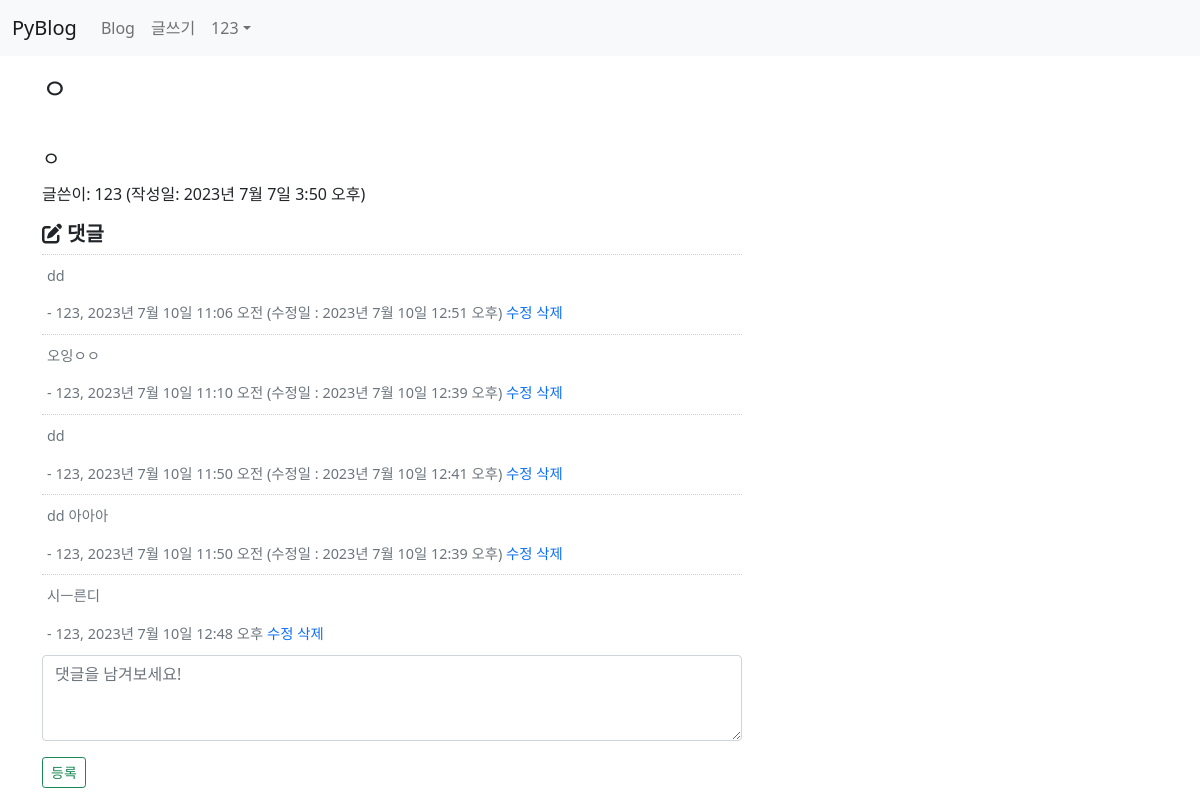
The page /blog/21/ (signed in) on the database its author committed.
### blog/models.py (models this page shows, shortened)
class Post(models.Model):
    author = models.ForeignKey(User, on_delete=models.CASCADE)
    title = models.CharField(max_length=100)  #제목
    content = models.TextField()              #내용
    pub_date = models.DateTimeField()         #발행일
    modify_date = models.DateTimeField(null=True, blank=True) #입력 폼이 비어도 됨
    photo = models.ImageField(upload_to='blog/images/%Y/%m/%d/',
                    null=True, blank=True)  #null 허용, 파일을 첨부하지 않을수 있음
    file = models.FileField(upload_to='blog/files/%Y/%m/%d/',
                    null=True, blank=True)
    category = models.ForeignKey(Category, null=True, blank=True,
                    on_delete=models.SET_NULL)

class Comment(models.Model):
    author = models.ForeignKey(User, on_delete=models.CASCADE)
    content = models.TextField()
    pub_date = models.DateTimeField()
    modify_date = models.DateTimeField(null=True, blank=True)
    post = models.ForeignKey(Post, null=True, blank=True,
                     on_delete=models.CASCADE)

### blog/views.py (the view)
# urls.py: path('<int:post_id>/', views.detail, name='detail'), #상세 페이지
def detail(request, post_id):
    post = Post.objects.get(id=post_id)
    categories = Category.objects.all()  # 카테고리 전체 검색
    context = {'post': post, 'categories': categories}
    return render(request, 'blog/detail.html', context)

### templates/blog/detail.html (shortened to what this page needs)
{% extends 'base.html' %}
{% block content %}
<div class="container my-3">
    <section id="detail">
        <h3>{{ post.title }}</h3>
        <h5 style="white-space: pre-line; line-height: 1.5">
            {{ post.content }}
        </h5>
        <p>글쓴이: {{ post.author }} (작성일: {{ post.pub_date }})</p>
        <div class="mt-3">
            <h5><i class="fa-solid fa-pen-to-square"> 댓글</i></h5>
            {% for comment in post.comment_set.all %}
            <div class="comment text-muted">
                <span>{{ comment.content|linebreaks }}</span>
                <span> - {{ comment.author }}, {{ comment.pub_date }}
                    {% if comment.modify_date %}
                    (수정일 : {{ comment.modify_date }})</span>
                    {% endif %}
                {% if comment.author == request.user %}
                    <a href="{% url 'blog:comment_modify' comment.id %}">수정</a>
                    <a href="#" class="delete"
                       data-uri="{% url 'blog:comment_delete' comment.id %}">삭제</a>
                {% endif %}
            </div>
            {% endfor %}
        </div>
        <div>
            <form action="{% url 'blog:comment_create' post.id %}" method="post">
                <div class="form-group">
                    <textarea name="content" rows="3"
                              placeholder="댓글을 남겨보세요!"
                              class="form-control"></textarea>
                    <button type="submit"
                            class="mt-3 btn btn-sm btn-outline-success">등록</button>
                </div>
            </form>
        </div>
    </section>
</div>
{% endblock %}

### templates/navbar.html (shortened to what this page needs)
{% load socialaccount %}
<nav class="navbar navbar-expand-lg navbar-light bg-light">
  <div class="container-fluid">
    <a class="navbar-brand" href="/">PyBlog</a>
    <div class="collapse navbar-collapse" id="navbarNavDropdown">
      <ul class="navbar-nav">
        <li class="nav-item">
          <a class="nav-link" href="{% url 'blog:post_list' %}">Blog</a>
        </li>
        <li class="nav-item">
          <a class="nav-link" href="{% url 'blog:post_create' %}">글쓰기</a>
        </li>
      </ul>
      <ul class="navbar-nav ml-auto">
        {% if user.is_authenticated %}
          <li class="nav-item dropdown">
            <a class="nav-link dropdown-toggle" href="#" id="navbarDropdownMenuLink"
              data-bs-toggle="dropdown">{{ user.username }}</a>
          </li>
        {% else %}
          <li class="nav-item">
            <a class="nav-link" href="#" data-bs-target="#loginModal"
              data-bs-toggle="modal">로그인</a>
          </li>
        {% endif %}
      </ul>
    </div>
  </div>
</nav>

### static/blog/css/style.css (style rules this page uses)
a { text-decoration: none; }
.comment { border-top: 1px dotted #ccc; padding: 10px 5px; font-size: 0.9em; }
#detail { width: 700px; float: left; }

### rows shown on the page
Post: title "ㅇ", content "ㅇ", author "123", pub_date "2023년 7월 7일 3:50 오후"
Comment: content "dd", author "123", pub_date "2023년 7월 10일 11:06 오전", modify_date "2023년 7월 10일 12:51 오후", shows "수정"
Comment: content "오잉ㅇㅇ", author "123", pub_date "2023년 7월 10일 11:10 오전", modify_date "2023년 7월 10일 12:39 오후", shows "수정"
Comment: content "dd", author "123", pub_date "2023년 7월 10일 11:50 오전", modify_date "2023년 7월 10일 12:41 오후", shows "수정"
Comment: content "dd 아아아", author "123", pub_date "2023년 7월 10일 11:50 오전", modify_date "2023년 7월 10일 12:39 오후", shows "수정"
Comment: content "시ㅡ른디", author "123", pub_date "2023년 7월 10일 12:48 오후", shows "수정"

### other values the page prints
{{ user.username }} "123"
